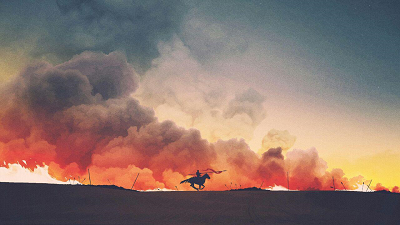
#> input picture hw1/p1-082674-148131/input/input-p1-2-2-0.png, 400 x 225 px
$ python gp_test.py
#> lines starting #> are read from the running program, lines starting #| are printed output that depends on the picture
### hw1/p1-082674-148131/src/convolution.py
import numpy as np

def convolution (img_input, mask):
	height, length, rgb = img_input.shape

	kernel = np.fliplr(np.flipud(mask)) # flip the kernel
	k_shape = kernel.shape
	k_height, k_length = k_shape[0], k_shape[1]
	h, l = k_height//2, k_length//2

	# odd variable used so even kernels can work.
	hodd = k_height%2
	lodd = k_length%2

	if(height < k_height or length < k_length):
		return -1

	img_output = np.empty(img_input.shape)
	for i in range(height):
		for j in range(length):
			# get the sub-array
			sub_img = img_input[max(0, i-h):min(height, i+h+hodd), max(0, j-l):min(length, j+l+lodd)]
			sub_h, sub_l, sub_rgb = sub_img.shape
			if sub_h != k_height or sub_l != k_length:
				# if the sizes are different, it means it's near a border.
				# the next code pad the sub-array by mirroing
				# eg. it makes the value[height][0] = value[height-1][0],
				# and value[height+1][0] = value[height-2][0], and so on.
				if i-h < 0:
					aux = np.flipud(sub_img[0:h-i,:])
					sub_img = np.concatenate((aux, sub_img), axis=0)
				if i+h+hodd > height:
					aux = np.flipud(sub_img[height-(i+h+hodd):height,:])
					sub_img = np.concatenate((sub_img,aux), axis=0)
				if j-l < 0:
					aux = np.fliplr(sub_img[:,0:l-j])
					sub_img = np.concatenate((aux, sub_img), axis=1)
				if j+l+lodd > length:
					aux = np.fliplr(sub_img[:,length-(j+l+lodd):length])
					sub_img = np.concatenate((sub_img,aux), axis=1)
			if(sub_img.shape[0] != k_height or sub_img.shape[1] != k_length):
				# checks to see if the img was padded correctly
				print("Shape Error.")
				return -1
			for n in range(rgb):
				m = np.multiply(sub_img[:,:,n], kernel)
				s = np.sum(m)
				img_output[i,j,n] = s
	return img_output

### hw1/p1-082674-148131/src/gaussian_pyramid.py
import convolution as conv
import numpy as np

class GPyramid:
	def height(self):
		return len(self.images)

	@staticmethod
	def down(image, expected_shape=None):
		# Desce um nivel na piramide
		# Duplica linhas e colunas
		image_down = np.repeat(image, 2, axis=0)
		image_down = np.repeat(image_down, 2, axis=1)

		#Interpolation with a 3x3 box blur kernel.
		msk = np.full((3,3), 1/(3*3))
		image_down = conv.convolution (image_down, msk)

		# Fix the shape in case the lower image was odd
		if expected_shape is not None:
			if image_down.shape[0] > expected_shape[0]:
				image_down = np.delete(image_down, image_down.shape[0]-1, axis=0)
				if image_down.shape[0] != expected_shape[0]:
					print("Wrong shape in the axis=0.")
					return None
			if image_down.shape[1] > expected_shape[1]:
				image_down = np.delete(image_down, image_down.shape[1]-1, axis=1)
				if image_down.shape[1] != expected_shape[1]:
					print("Wrong shape in the axis=1.")
					return None

		return image_down
	@staticmethod
	def up(image):
		msk = np.array([[1, 4, 6, 4, 1],
						[4,16,24,16, 4],
						[6,24,36,24, 6],
						[4,16,24,16, 4],
						[1, 4, 6, 4, 1]])
		msk = msk/np.sum(msk)
		# Blur
		image_up = conv.convolution(image, msk)
		# Remove linhas e colunas pares
		image_up = image_up[::2,::2]
		return image_up

	def access(self, level):
		if(level < 0):
			print("Level value must be positive.\n")
			return None
		if (len(self.images) > level):
			return self.images[level]
		else:
			for i in range(len(self.images)-1, level+1):
				self.images.append(self.up(self.images[i]))
			return self.images[level]

	def __init__(self, image, levels):
		self.images = []
		self.images.append(image)
		for i in range(levels-1):
			self.images.append(self.up(self.images[i]))

### hw1/p1-082674-148131/src/gp_test.py
import gaussian_pyramid as gp
import cv2
import numpy as np
import sys
import os

dir_path = os.path.dirname(os.path.realpath(__file__))
img = cv2.imread(dir_path+'/../input/input-p1-2-2-0.png', 1)
#> img is the input picture: shape (225, 400, 3); mean B, G, R 108.6, 115.9, 139.1
if img is None:
	print("Image not found.")
	sys.exit()
G = gp.GPyramid(img, 4)
#> the loop in __init__, `for i in range(levels-1):` made 3 passes
#> pass 1, in up, `image_up = image_up[::2,::2]`:
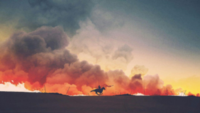
#> image_up: shape (113, 200, 3) float64; mean B, G, R 108.5, 115.7, 138.8
#> pass 2, in up (call 2), `image_up = conv.convolution(image, msk)`:
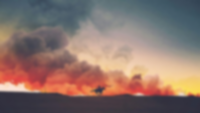
#> image_up: shape (113, 200, 3) float64; mean B, G, R 108.5, 115.7, 138.8
#> pass 2, in up (call 2), `image_up = image_up[::2,::2]`:
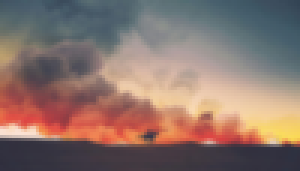
#> image_up: shape (57, 100, 3) float64 (shown 3 times larger); mean B, G, R 108.3, 115.3, 138.2
#> after the loop in __init__, `for i in range(levels-1):`: self.images = 4 items
#Down-scaling(Subindo na piramide)
cv2.imwrite(dir_path+'/../output/output-p1-2-2-0.png', G.access(1))
cv2.imwrite(dir_path+'/../output/output-p1-2-2-1.png', G.access(2))
cv2.imwrite(dir_path+'/../output/output-p1-2-2-2.png', G.access(3))
#> call 3 of access, with level = 3
#> in access (call 3), `return self.images[level]`:
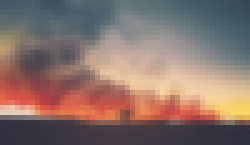
#> returned value: shape (29, 50, 3) float64 (shown 5 times larger); mean of channels 0, 1, 2 107.9, 114.5, 137.1; drawn as B, G, R
cv2.imwrite(dir_path+'/../output/output-p1-2-2-3.png', G.access(4))
#> the loop in access (call 4), `for i in range(len(self.images)-1, level+1):` made 2 passes
#> i on passes 1 to 2: 3, 4
#> pass 1, in up (call 4), `image_up = conv.convolution(image, msk)`:
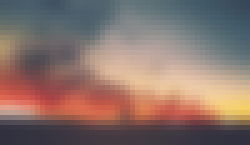
#> image_up: shape (29, 50, 3) float64 (shown 5 times larger); mean of channels 0, 1, 2 107.9, 114.5, 137.1; drawn as B, G, R
#Upscaling(DEscendo na piramide)
cv2.imwrite(dir_path+'/../output/output-p1-2-2-4.png', G.down(G.access(1)))
#> in down, `image_down = np.repeat(image, 2, axis=0)`:
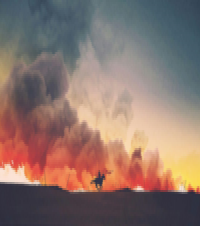
#> image_down: shape (226, 200, 3) float64; mean B, G, R 108.5, 115.7, 138.8
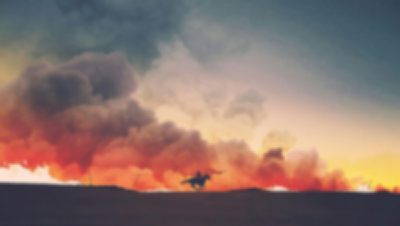
#> saved as output-p1-2-2-4.png: shape (226, 400, 3); mean B, G, R 108.5, 115.7, 138.8
